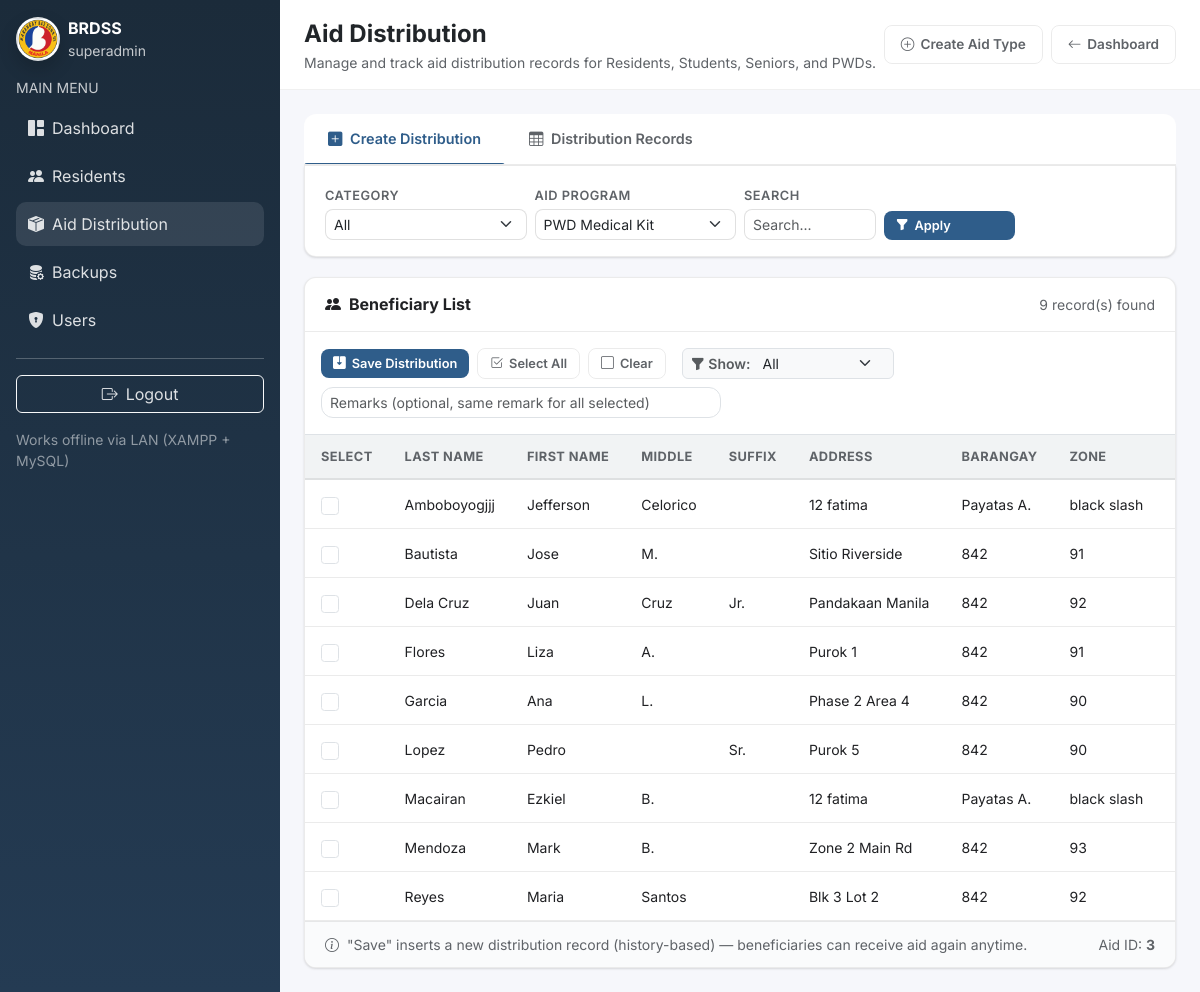
/aid/index.php (signed in), run on an earlier commit of the app's database.
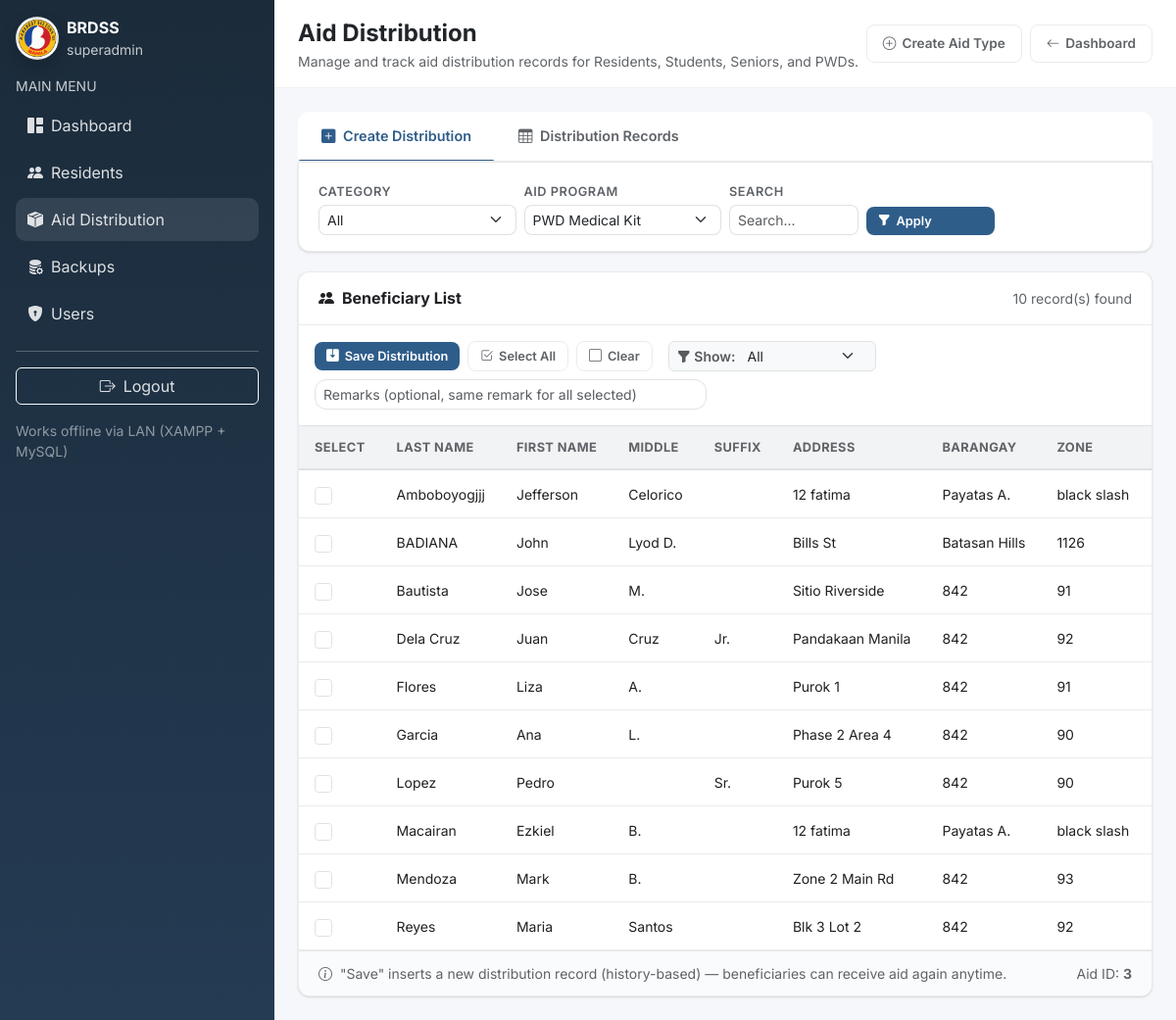
And on a later commit of the database.
### tables this page shows
CREATE TABLE `residents` (
  `resident_id` int(11) NOT NULL AUTO_INCREMENT,
  `first_name` varchar(60) NOT NULL,
  `middle_name` varchar(60) DEFAULT NULL,
  `last_name` varchar(60) NOT NULL,
  `suffix` varchar(15) DEFAULT NULL,
  `birthday` date DEFAULT NULL,
  `age` int(11) DEFAULT NULL,
  `address` varchar(255) DEFAULT NULL,
  `barangay` varchar(80) DEFAULT NULL,
  `zone` varchar(30) DEFAULT NULL,
  `contact_no` varchar(30) DEFAULT NULL,
  `gender` enum('Male','Female','Other') DEFAULT NULL,
  `civil_status` enum('Single','Married','Widowed','Separated','Divorced','Other') DEFAULT NULL,
  `is_voter` tinyint(1) NOT NULL DEFAULT 0,
  `beneficiary_category` enum('Student','Senior','PWD','None') NOT NULL DEFAULT 'None',
  `status` enum('Active','Inactive') NOT NULL DEFAULT 'Active',
  `created_at` timestamp NOT NULL DEFAULT current_timestamp(),
  `deleted_at` datetime DEFAULT NULL,
  PRIMARY KEY (`resident_id`),
  KEY `idx_residents_lastname` (`last_name`),
  KEY `idx_residents_beneficiary_category` (`beneficiary_category`),
  KEY `idx_residents_status` (`status`)
);

### aid/index.php (the view, shortened to what the changed rows need)
<?php
require_once "../config/db.php";
function h(mixed $s): string { return htmlspecialchars((string)$s, ENT_QUOTES, "UTF-8"); }
$where = ["1=1"];
$whereSql = "WHERE " . implode(" AND ", $where);
$sql = "
    SELECT r.resident_id AS beneficiary_id, r.last_name, r.first_name, r.middle_name, r.suffix,
           r.address, r.barangay, r.zone, r.contact_no, r.beneficiary_category
    FROM residents r $whereSql
    ORDER BY r.last_name ASC, r.first_name ASC LIMIT 800
";
$stmt = $conn->prepare($sql);
$stmt->execute();
$beneficiaries = $stmt->get_result()->fetch_all(MYSQLI_ASSOC);
$activeTab        = trim($_GET["tab"] ?? "create");
?>
<!doctype html>
<html lang="en">
<head>
  <link href="https://cdn.jsdelivr.net/npm/bootstrap@5.3.3/dist/css/bootstrap.min.css" rel="stylesheet">
  <link href="https://cdn.jsdelivr.net/npm/bootstrap-icons@1.11.3/font/bootstrap-icons.min.css" rel="stylesheet">
  <link href="../assets/css/style.css" rel="stylesheet">
  <link href="assets/aid_distribution.css" rel="stylesheet">
</head>
<body>
<div class="layout">
  <main class="content">
    <div class="container-fluid px-4 py-4">
      <div class="ad-tab-panel <?= ($activeTab !== 'records') ? 'active' : '' ?>" id="panel-create">
        <div class="ad-card mt-3">
          <div class="ad-card-header">
            <h3><i class="bi bi-people-fill me-2"></i>Beneficiary List</h3>
            <div class="small" style="color:var(--ad-text-muted)"><?= count($beneficiaries) ?> record(s) found</div>
          </div>
          <form method="post" action="save.php" class="m-0">
            <div class="ad-table-wrap">
              <div class="ad-table-vscroll">
                <table class="ad-table">
                  <thead>
                    <tr>
                      <th style="width:50px">Select</th>
                      <th>Last Name</th>
                      <th>First Name</th>
                      <th>Middle</th>
                      <th>Suffix</th>
                      <th>Address</th>
                      <th>Barangay</th>
                      <th>Zone</th>
                      <th>Contact No.</th>
                    </tr>
                  </thead>
                  <tbody id="beneficiaryTableBody">
                  <?php if (count($beneficiaries) === 0): ?>
                    <tr>
                      <td colspan="11">
                        <div class="ad-empty">
                          <i class="bi bi-inbox"></i>
                          No records found. Try adjusting your filters.
                        </div>
                      </td>
                    </tr>
                  <?php else: ?>
                    <?php foreach ($beneficiaries as $b):
                      $bid  = (int)$b["beneficiary_id"];
                    ?>
                      <tr>
                        <td>
                          <input class="form-check-input js-pick" type="checkbox" name="beneficiary_ids[]" value="<?= $bid ?>">
                        </td>
                        <td><?= h($b["last_name"] ?? "") ?></td>
                        <td><?= h($b["first_name"] ?? "") ?></td>
                        <td><?= h($b["middle_name"] ?? "") ?></td>
                        <td><?= h($b["suffix"] ?? "") ?></td>
                        <td><?= h($b["address"] ?? "") ?></td>
                        <td><?= h($b["barangay"] ?? "") ?></td>
                        <td><?= h($b["zone"] ?? "") ?></td>
                        <td><?= h($b["contact_no"] ?? "") ?></td>
                      </tr>
                    <?php endforeach; ?>
                  <?php endif; ?>
                  </tbody>
                </table>
              </div>
            </div>
          </form>
        </div>
      </div>
    </div>
  </main>
</div>
</body>
</html>

What changed in the data, as far as the page shows it:
added residents: last_name "BADIANA", first_name "John", middle_name "Lyod D.", address "Bills St", barangay "Batasan Hills", zone "1126"
Also different on the page:
count($beneficiaries): "9" → "10"
